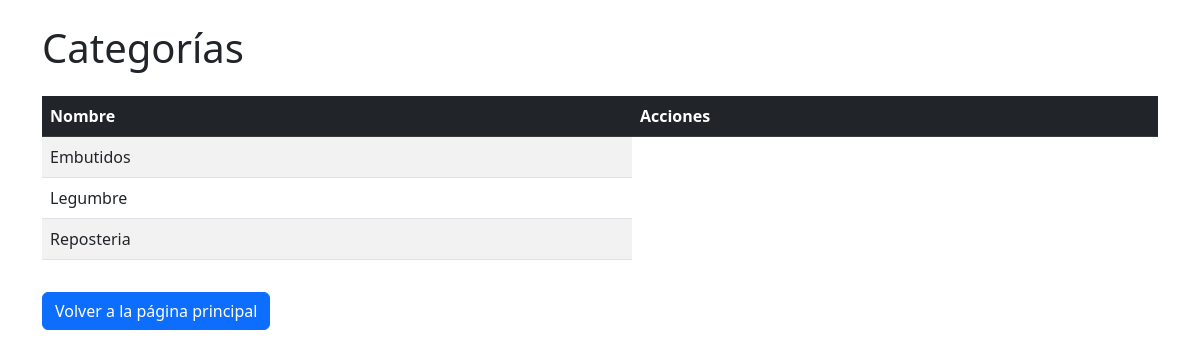
Page /categorias on the earlier database version.
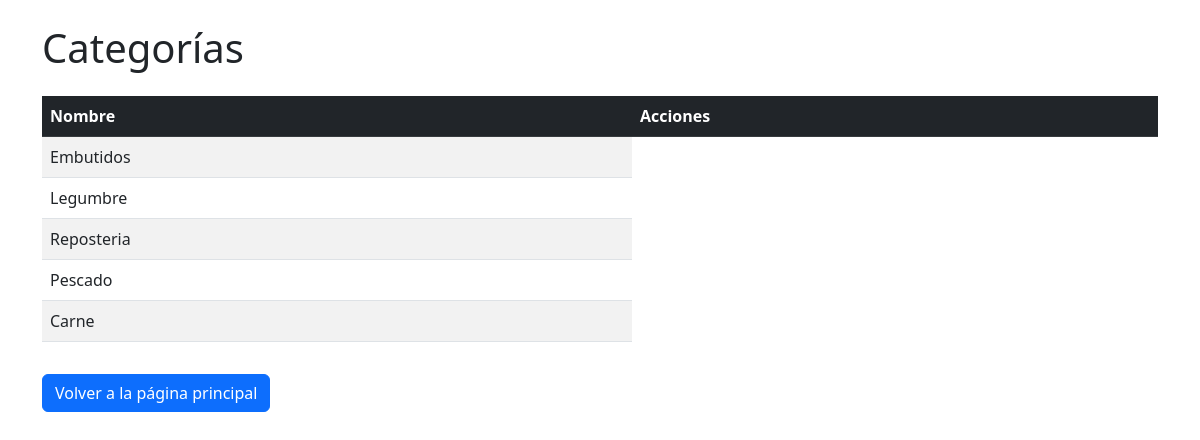
Same page on the later database version.
### recetasapp/models.py (models this page shows, shortened)
class CategoriaIngrediente(models.Model):
    nombre = models.CharField(max_length=50)

### recetasapp/views.py (the view)
# urls.py: path('categorias', views.categoria_lista, name='categoria_lista'),
def categoria_lista(request):
    categorias = CategoriaIngrediente.objects.all()
    contexto = {'categorias':categorias}
    return render(request, 'recetasapp/categoria_lista.html', contexto)

### recetasapp/templates/recetasapp/categoria_lista.html
{% extends 'recetasapp/base.html' %}
{% block content %}
<div class="container mt-4">
    <h1 class="mb-4">Categorías</h1>
    <div class="table-responsive">
        <table class="table table-striped table-hover align-middle">
            <thead class="table-dark">
                <tr>
                    <th>Nombre</th>
                    <th>Acciones</th>
                </tr>
            </thead>
            <tbody>
                {% for categoria in categorias %}
                    <tr>
                        <td>{{ categoria.nombre }}</td>
                    </tr>
                {% empty %}
                    <tr>
                        <td colspan="2" class="text-center">No hay categorías aún</td>
                    </tr>
                {% endfor %}
            </tbody>
        </table>
    <div class="mt-3">
        <a href="{% url 'inicio' %}" class="btn btn-primary mt-3">
        Volver a la página principal
        </a>
    </div>
    </div>
</div>
{% endblock %}

Differences in the rows shown:
added CategoriaIngrediente: nombre "Pescado"
added CategoriaIngrediente: nombre "Carne"
